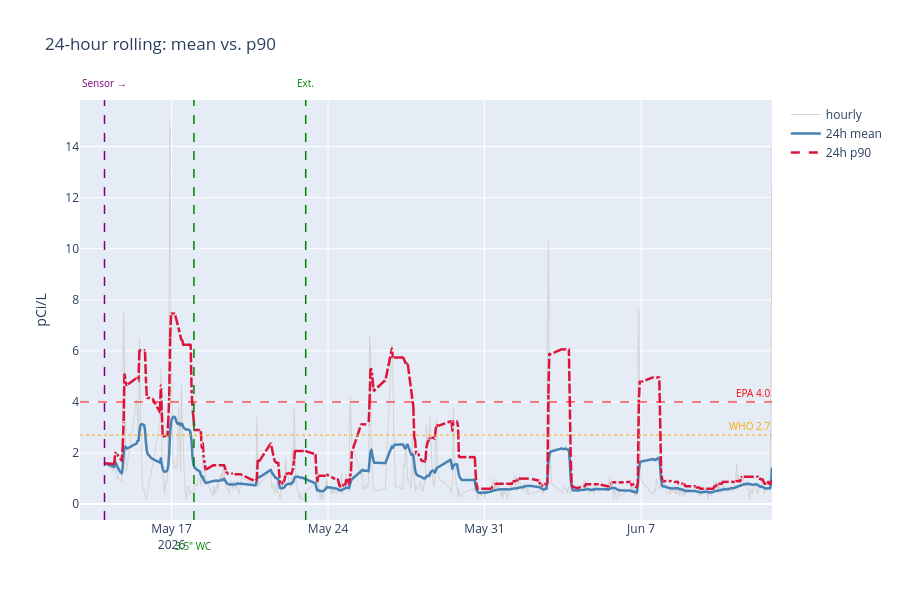

Notebook code cell kept with this figure:
### Markdown cell above
## 24-hour rolling: mean vs. p90

The 24-hour rolling mean (blue) shows the typical level over the prior day. The 24-hour rolling 90th percentile (red, dashed) shows what level the worst 10% of hours in that window hit. The gap between them is informative: a low rolling mean alongside a high rolling p90 indicates the system is "mostly working but occasionally failing" — a failure mode that a mean-only chart hides.

Hourly readings are shown in light gray for context. The 7-day window is omitted here because the post-move dataset spans under a month; daily-level smoothing is already covered in the daily-distribution chart above.

### Code cell
window_24h = df_post['radon'].rolling('24h')

ma = pd.DataFrame({
    'hourly':  df_post['radon'],
    '24h mean': window_24h.mean(),
    '24h p90':  window_24h.quantile(0.9),
})

fig = px.line(ma, title='24-hour rolling: mean vs. p90',
              labels={'value': 'pCi/L', 'ts': '', 'variable': ''})
fig.update_traces(selector=dict(name='hourly'),   line=dict(color='lightgray', width=1))
fig.update_traces(selector=dict(name='24h mean'), line=dict(color='steelblue', width=2.5))
fig.update_traces(selector=dict(name='24h p90'),  line=dict(color='crimson', width=2.5, dash='dash'))
annotate(fig, events=EVENTS_POST)
fig.show()

### Figure 1 — Plotly figure (JSON) as saved in the notebook; plotly's stock layout.template omitted (floating-point values rounded to 4 significant figures; data arrays with more than 128 entries replaced by an {"elided": "..."} marker saying what was removed)
{"data": [{"hovertemplate": "=%{x}<br>pCi/L=%{y}<extra></extra>", "legendgroup": "hourly", "line": {"color": "lightgray", "dash": "solid", "width": 1}, "marker": {"symbol": "circle"}, "mode": "lines", "name": "hourly", "showlegend": true, "type": "scattergl", "x": {"elided": "532 str values"}, "xaxis": "x", "y": {"elided": "532 float values"}, "yaxis": "y"}, {"hovertemplate": "=%{x}<br>pCi/L=%{y}<extra></extra>", "legendgroup": "24h mean", "line": {"color": "steelblue", "dash": "solid", "width": 2.5}, "marker": {"symbol": "circle"}, "mode": "lines", "name": "24h mean", "showlegend": true, "type": "scattergl", "x": {"elided": "532 str values"}, "xaxis": "x", "y": {"elided": "532 float values"}, "yaxis": "y"}, {"hovertemplate": "=%{x}<br>pCi/L=%{y}<extra></extra>", "legendgroup": "24h p90", "line": {"color": "crimson", "dash": "dash", "width": 2.5}, "marker": {"symbol": "circle"}, "mode": "lines", "name": "24h p90", "showlegend": true, "type": "scattergl", "x": {"elided": "532 str values"}, "xaxis": "x", "y": {"elided": "532 float values"}, "yaxis": "y"}], "layout": {"annotations": [{"font": {"color": "red", "size": 10}, "showarrow": false, "text": "EPA 4.0", "x": 1, "xanchor": "right", "xref": "x domain", "y": 4, "yanchor": "bottom", "yref": "y"}, {"font": {"color": "orange", "size": 10}, "showarrow": false, "text": "WHO 2.7", "x": 1, "xanchor": "right", "xref": "x domain", "y": 2.7, "yanchor": "bottom", "yref": "y"}, {"font": {"color": "purple", "size": 10}, "showarrow": false, "text": "Sensor →", "x": "2026-05-14T00:00:00", "xanchor": "center", "xref": "x", "y": 1.02, "yanchor": "bottom", "yref": "y domain"}, {"font": {"color": "green", "size": 10}, "showarrow": false, "text": "3.5\" WC", "x": "2026-05-18T00:00:00", "xanchor": "center", "xref": "x", "y": -0.04, "yanchor": "top", "yref": "y domain"}, {"font": {"color": "green", "size": 10}, "showarrow": false, "text": "Ext.", "x": "2026-05-23T00:00:00", "xanchor": "center", "xref": "x", "y": 1.02, "yanchor": "bottom", "yref": "y domain"}], "height": 600, "legend": {"title": {"text": ""}, "tracegroupgap": 0}, "shapes": [{"line": {"color": "red", "dash": "dash", "width": 1}, "type": "line", "x0": 0, "x1": 1, "xref": "x domain", "y0": 4, "y1": 4, "yref": "y"}, {"line": {"color": "orange", "dash": "dot", "width": 1}, "type": "line", "x0": 0, "x1": 1, "xref": "x domain", "y0": 2.7, "y1": 2.7, "yref": "y"}, {"line": {"color": "purple", "dash": "dash", "width": 1.5}, "type": "line", "x0": "2026-05-14T00:00:00", "x1": "2026-05-14T00:00:00", "xref": "x", "y0": 0, "y1": 1, "yref": "y domain"}, {"line": {"color": "green", "dash": "dash", "width": 1.5}, "type": "line", "x0": "2026-05-18T00:00:00", "x1": "2026-05-18T00:00:00", "xref": "x", "y0": 0, "y1": 1, "yref": "y domain"}, {"line": {"color": "green", "dash": "dash", "width": 1.5}, "type": "line", "x0": "2026-05-23T00:00:00", "x1": "2026-05-23T00:00:00", "xref": "x", "y0": 0, "y1": 1, "yref": "y domain"}], "title": {"text": "24-hour rolling: mean vs. p90"}, "xaxis": {"anchor": "y", "domain": [0, 1], "title": {"text": ""}}, "yaxis": {"anchor": "x", "domain": [0, 1], "title": {"text": "pCi/L"}}}}
